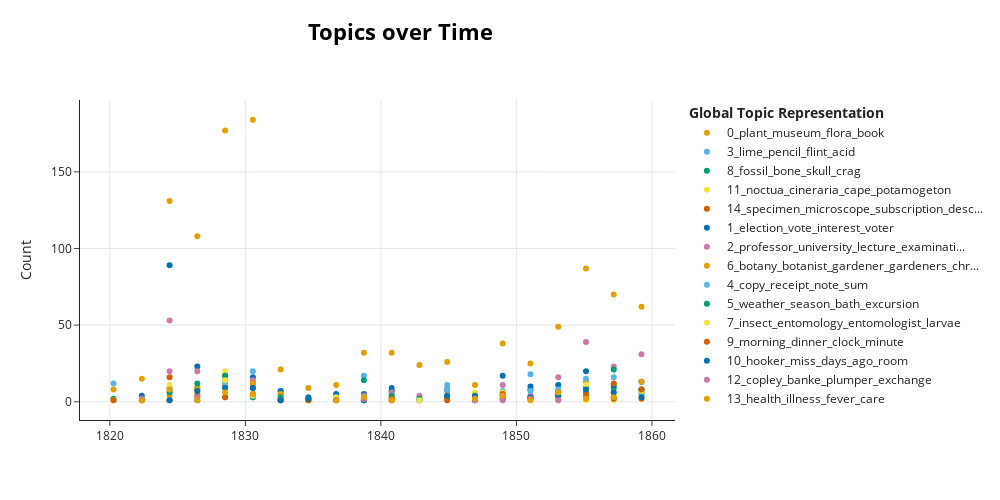

Here is the notebook cell this chart was saved with:
### Markdown cell above
Create visualisation of topics over time for letters sent to Henslow using bertopic_time function.

### Code cell
non_henslow_vis_obj = bertopic_time(non_henslow_sent_df, topic_model)
non_henslow_vis = non_henslow_vis_obj[0]
non_henslow_vis

### Figure 1 — Plotly figure (JSON) as saved in the notebook; plotly's stock layout.template omitted (floating-point values rounded to 4 significant figures)
{"data": [{"hoverinfo": "text", "hovertext": ["<b>Topic 0</b><br>Words: mot, carypohyllea, pentacrinitis, tubipore, pt", "<b>Topic 0</b><br>Words: maritima, flower, plant, brittanica, octobre", "<b>Topic 0</b><br>Words: brother, plant, bristol, jany, county", "<b>Topic 0</b><br>Words: plant, herbarium, flora, campanula, palustris", "<b>Topic 0</b><br>Words: arvensis, plant, fruit, vulgaris, palustris", "<b>Topic 0</b><br>Words: plant, book, crossed_pencil, flower, herbarium", "<b>Topic 0</b><br>Words: flora, roy, fitz, capt, agent", "<b>Topic 0</b><br>Words: cavendish, square, dion, havell, margaret", "<b>Topic 0</b><br>Words: alpinus, favor, honorarium, skiopus, melasoma", "<b>Topic 0</b><br>Words: seed, plant, presume, dust, grandiflora", "<b>Topic 0</b><br>Words: torrey, british_association, flora, princeton, dublin", "<b>Topic 0</b><br>Words: salt, field, appearance, publication, ripewode", "<b>Topic 0</b><br>Words: cowslip, coleman, polyanthu, williams, brit", "<b>Topic 0</b><br>Words: campbell, conifer, guildford, scott, bernard", "<b>Topic 0</b><br>Words: hampton, butter, ipswich, middlesex, museum", "<b>Topic 0</b><br>Words: moseley, henry, museum, ipswich, dine", "<b>Topic 0</b><br>Words: museum, ipswich, alton, paper, hereford", "<b>Topic 0</b><br>Words: museum, betchworth, paper, town, london", "<b>Topic 0</b><br>Words: dublin, kensington, museum, book, daughter", "<b>Topic 0</b><br>Words: louisa, museum, sister, british, amy"], "marker": {"color": "#E69F00"}, "mode": "markers", "name": "0_plant_museum_flora_book", "type": "scatter", "x": ["1820-04-09T00:53:16.800000", "1822-05-12T03:36:00", "1824-05-29T07:12:00", "1826-06-16T10:48:00", "1828-07-03T14:24:00", "1830-07-21T18:00:00", "1832-08-07T21:36:00", "1834-08-26T01:12:00", "1836-09-12T04:48:00", "1838-09-30T08:24:00", "1840-10-17T12:00:00", "1842-11-04T15:36:00", "1844-11-21T19:12:00", "1846-12-09T22:48:00", "1848-12-27T02:24:00", "1851-01-14T06:00:00", "1853-01-31T09:36:00", "1855-02-18T13:12:00", "1857-03-07T16:48:00", "1859-03-25T20:24:00"], "y": [8, 15, 131, 108, 177, 184, 21, 9, 11, 32, 32, 24, 26, 11, 38, 25, 49, 87, 70, 62]}, {"hoverinfo": "text", "hovertext": ["<b>Topic 3</b><br>Words: crystal, iron, lime, alumina, acid", "<b>Topic 3</b><br>Words: pencil, lime, flint, acid, iron", "<b>Topic 3</b><br>Words: pencil, vinegar, tincture, rust, cavern", "<b>Topic 3</b><br>Words: lime, oxide, iron_alumina, chalk, essex", "<b>Topic 3</b><br>Words: prospecti, siemile, gracedieu, slake, slate", "<b>Topic 3</b><br>Words: limestone, river, precipice, swale, scar", "<b>Topic 3</b><br>Words: diluvium, clay, flint, cylinder, chalk", "<b>Topic 3</b><br>Words: pencil, ink, underl, quotation, iris", "<b>Topic 3</b><br>Words: band, sandstone, tree, shale, section", "<b>Topic 3</b><br>Words: flint, tooth, bone, ball, phosphorus", "<b>Topic 3</b><br>Words: adhere, atum, acid, carbonate, chalk", "<b>Topic 3</b><br>Words: lime, acid, silica, iron, water", "<b>Topic 3</b><br>Words: oxide, gas, mineral, chalk, depth", "<b>Topic 3</b><br>Words: iron, fire, acid, nodule, coprolite", "<b>Topic 3</b><br>Words: foot, gault, sand, rock, slaty", "<b>Topic 3</b><br>Words: flint, spot, unmade, willeg, manufactory"], "marker": {"color": "#56B4E9"}, "mode": "markers", "name": "3_lime_pencil_flint_acid", "type": "scatter", "x": ["1820-04-09T00:53:16.800000", "1822-05-12T03:36:00", "1824-05-29T07:12:00", "1826-06-16T10:48:00", "1828-07-03T14:24:00", "1830-07-21T18:00:00", "1832-08-07T21:36:00", "1838-09-30T08:24:00", "1840-10-17T12:00:00", "1844-11-21T19:12:00", "1848-12-27T02:24:00", "1851-01-14T06:00:00", "1853-01-31T09:36:00", "1855-02-18T13:12:00", "1857-03-07T16:48:00", "1859-03-25T20:24:00"], "y": [12, 1, 7, 9, 3, 3, 7, 17, 7, 11, 7, 18, 6, 9, 3, 5]}, {"hoverinfo": "text", "hovertext": ["<b>Topic 8</b><br>Words: parcell, mead, lambeth, fossils, help", "<b>Topic 8</b><br>Words: premium, singular, mineralogist, fossils, norway", "<b>Topic 8</b><br>Words: tusk, fossil, tender, curve, circumference", "<b>Topic 8</b><br>Words: boast, madrid, part, skeleton, bone", "<b>Topic 8</b><br>Words: bone, armour, profs, weiss, armadillo", "<b>Topic 8</b><br>Words: fossil, anstice, fossils, calamite, asterophyllite", "<b>Topic 8</b><br>Words: fossil, si, livraison, doute, nai", "<b>Topic 8</b><br>Words: fossil, parkinson, prove, mentioning, pr", "<b>Topic 8</b><br>Words: daguerreotypes, maguire, reptile, dover, decision", "<b>Topic 8</b><br>Words: fossil, miocene, pliocene, coraline, crag", "<b>Topic 8</b><br>Words: fossil, metropolis, inclination, pal, naming", "<b>Topic 8</b><br>Words: fossil, skull, breed, limb, skeleton", "<b>Topic 8</b><br>Words: fossil, geologist, bone, tertiary, suture", "<b>Topic 8</b><br>Words: fossil, celt, crag, step, descendant"], "marker": {"color": "#009E73"}, "mode": "markers", "name": "8_fossil_bone_skull_crag", "type": "scatter", "x": ["1820-04-09T00:53:16.800000", "1826-06-16T10:48:00", "1830-07-21T18:00:00", "1832-08-07T21:36:00", "1834-08-26T01:12:00", "1838-09-30T08:24:00", "1840-10-17T12:00:00", "1844-11-21T19:12:00", "1848-12-27T02:24:00", "1851-01-14T06:00:00", "1853-01-31T09:36:00", "1855-02-18T13:12:00", "1857-03-07T16:48:00", "1859-03-25T20:24:00"], "y": [2, 1, 3, 1, 1, 14, 7, 4, 2, 8, 7, 9, 9, 8]}, {"hoverinfo": "text", "hovertext": ["<b>Topic 11</b><br>Words: stria, thready, productus, one, noctua", "<b>Topic 11</b><br>Words: schoenu, pandora, pola, arenarias, bingleii", "<b>Topic 11</b><br>Words: boarula, verde, coton, animaux, sano", "<b>Topic 11</b><br>Words: noctua, nigrican, ulmata, laniea, loki", "<b>Topic 11</b><br>Words: wensly, fls, mixta, myrtus, sterculia", "<b>Topic 11</b><br>Words: commander, dalhousie, chief, india, noctua", "<b>Topic 11</b><br>Words: stigmaria, noctua, cineraria, cape, potamogeton", "<b>Topic 11</b><br>Words: neuropteris, dubia, noctua, cineraria, cape", "<b>Topic 11</b><br>Words: truncata, periculo, meo, noctua, cineraria", "<b>Topic 11</b><br>Words: carniv, cat, noctua, cineraria, potamogeton", "<b>Topic 11</b><br>Words: pavia, catalpa, parviflora, abundant, christ", "<b>Topic 11</b><br>Words: psammobia, rudis, nucula, eupithecia, lucia"], "marker": {"color": "#F0E442"}, "mode": "markers", "name": "11_noctua_cineraria_cape_potamogeton", "type": "scatter", "x": ["1820-04-09T00:53:16.800000", "1824-05-29T07:12:00", "1826-06-16T10:48:00", "1828-07-03T14:24:00", "1830-07-21T18:00:00", "1832-08-07T21:36:00", "1838-09-30T08:24:00", "1840-10-17T12:00:00", "1848-12-27T02:24:00", "1855-02-18T13:12:00", "1857-03-07T16:48:00", "1859-03-25T20:24:00"], "y": [1, 9, 10, 20, 11, 1, 1, 2, 2, 1, 1, 4]}, {"hoverinfo": "text", "hovertext": ["<b>Topic 14</b><br>Words: insert, goodness, specimen, manner, result", "<b>Topic 14</b><br>Words: one, specimen, microscope, subscription, description", "<b>Topic 14</b><br>Words: side, specimen, microscope, subscription, description", "<b>Topic 14</b><br>Words: specimen, subscription, cape, remit, mineralogist", "<b>Topic 14</b><br>Words: specimen, ejection, wet, autograph, palust", "<b>Topic 14</b><br>Words: specimen, hort, decay, uninteresting, chile", "<b>Topic 14</b><br>Words: specimen, retracing, ensure, value, consulting", "<b>Topic 14</b><br>Words: microscope, opake, strand, sic, inform", "<b>Topic 14</b><br>Words: attemp, snake, alligator, specimen, procure", "<b>Topic 14</b><br>Words: specimen, break, sacrifice, determination, permission", "<b>Topic 14</b><br>Words: method, specimen, illustration, hitherto, description", "<b>Topic 14</b><br>Words: specimen, keep, swallow, nest, choice", "<b>Topic 14</b><br>Words: specimen, ashburton, schoolmaster, dioscorea, batata", "<b>Topic 14</b><br>Words: specimen, judge, supply, desire, information", "<b>Topic 14</b><br>Words: specimen, collecting, charlesworth, edw, estimate"], "marker": {"color": "#D55E00"}, "mode": "markers", "name": "14_specimen_microscope_subscription_desc...", "type": "scatter", "x": ["1820-04-09T00:53:16.800000", "1822-05-12T03:36:00", "1824-05-29T07:12:00", "1826-06-16T10:48:00", "1828-07-03T14:24:00", "1830-07-21T18:00:00", "1832-08-07T21:36:00", "1838-09-30T08:24:00", "1840-10-17T12:00:00", "1844-11-21T19:12:00", "1851-01-14T06:00:00", "1853-01-31T09:36:00", "1855-02-18T13:12:00", "1857-03-07T16:48:00", "1859-03-25T20:24:00"], "y": [1, 1, 1, 8, 10, 12, 5, 2, 1, 1, 3, 2, 4, 2, 2]}, {"hoverinfo": "text", "hovertext": ["<b>Topic 1</b><br>Words: jn, confer, certainty, curacy, title", "<b>Topic 1</b><br>Words: vote, election, promise, voter, number", "<b>Topic 1</b><br>Words: voter, interest, result, vote, expense", "<b>Topic 1</b><br>Words: attention, maderensis, inference, supply, reason", "<b>Topic 1</b><br>Words: attention, tyro, supreme, admired, convergent", "<b>Topic 1</b><br>Words: secret, stump, persuasion, nexus, cohort", "<b>Topic 1</b><br>Words: review, treatise, approbation, sentiment, jardine", "<b>Topic 1</b><br>Words: carrying, chemistry, sentiment, suggestion, mind", "<b>Topic 1</b><br>Words: reproduction, correctness, certainty, experience, article", "<b>Topic 1</b><br>Words: intermittent, entail, forget, selbourne, paragraph", "<b>Topic 1</b><br>Words: imagination, election, vote, interest, voter", "<b>Topic 1</b><br>Words: interest, fulfilment, xvii, endorser, walkover", "<b>Topic 1</b><br>Words: plan, measure, naturalist, request, year", "<b>Topic 1</b><br>Words: draft, certainty, election, suggestion, toleration", "<b>Topic 1</b><br>Words: thought, interest, draft, certainty, future", "<b>Topic 1</b><br>Words: cabinet, interest, kewian, amore, hull", "<b>Topic 1</b><br>Words: interest, plan, edit, mind, attention", "<b>Topic 1</b><br>Words: candid, revise, cheer, interest, persevere", "<b>Topic 1</b><br>Words: plan, favour, elections, reasoning, avidity"], "marker": {"color": "#0072B2"}, "mode": "markers", "name": "1_election_vote_interest_voter", "type": "scatter", "x": ["1822-05-12T03:36:00", "1824-05-29T07:12:00", "1826-06-16T10:48:00", "1828-07-03T14:24:00", "1830-07-21T18:00:00", "1832-08-07T21:36:00", "1834-08-26T01:12:00", "1836-09-12T04:48:00", "1838-09-30T08:24:00", "1840-10-17T12:00:00", "1842-11-04T15:36:00", "1844-11-21T19:12:00", "1846-12-09T22:48:00", "1848-12-27T02:24:00", "1851-01-14T06:00:00", "1853-01-31T09:36:00", "1855-02-18T13:12:00", "1857-03-07T16:48:00", "1859-03-25T20:24:00"], "y": [4, 89, 23, 14, 16, 7, 3, 5, 5, 9, 1, 8, 2, 17, 10, 11, 20, 11, 13]}, {"hoverinfo": "text", "hovertext": ["<b>Topic 2</b><br>Words: llm, martyn, bankes, professor, john", "<b>Topic 2</b><br>Words: university, professor, parliament, endeavour, professorship", "<b>Topic 2</b><br>Words: lecture, professor, course, college, bachelorship", "<b>Topic 2</b><br>Words: professor, university, gace, theyit, broussonet", "<b>Topic 2</b><br>Words: professor, sedgwick, death, tynemouth, tempt", "<b>Topic 2</b><br>Words: agardh, professorship, introduction, support, oxford", "<b>Topic 2</b><br>Words: encouraging, simeon, royston, zeal, compliment", "<b>Topic 2</b><br>Words: drudgery, prosperity, operative, organ, resource", "<b>Topic 2</b><br>Words: politic, lieu, savile, college, professor", "<b>Topic 2</b><br>Words: examiner, anatomy, institution, physiology, occuping", "<b>Topic 2</b><br>Words: loudon, professor, jager, electricity, orleans", "<b>Topic 2</b><br>Words: professor, mtter, flagelhurst, willis, warburton", "<b>Topic 2</b><br>Words: queen, commissioner, university, reform, egg", "<b>Topic 2</b><br>Words: professor, university, boy, president, secretary", "<b>Topic 2</b><br>Words: royle, result, ashamed, interview, exam", "<b>Topic 2</b><br>Words: examination, lecture, professor, school, currey", "<b>Topic 2</b><br>Words: lecture, professor, university, examination, office", "<b>Topic 2</b><br>Words: examination, certificate, professor, university, london_burlington", "<b>Topic 2</b><br>Words: examiner, university, examination, london_burlington, lecture"], "marker": {"color": "#CC79A7"}, "mode": "markers", "name": "2_professor_university_lecture_examinati...", "type": "scatter", "x": ["1822-05-12T03:36:00", "1824-05-29T07:12:00", "1826-06-16T10:48:00", "1828-07-03T14:24:00", "1830-07-21T18:00:00", "1832-08-07T21:36:00", "1834-08-26T01:12:00", "1836-09-12T04:48:00", "1838-09-30T08:24:00", "1840-10-17T12:00:00", "1842-11-04T15:36:00", "1844-11-21T19:12:00", "1846-12-09T22:48:00", "1848-12-27T02:24:00", "1851-01-14T06:00:00", "1853-01-31T09:36:00", "1855-02-18T13:12:00", "1857-03-07T16:48:00", "1859-03-25T20:24:00"], "y": [2, 20, 20, 10, 14, 2, 2, 2, 4, 6, 4, 7, 4, 11, 4, 16, 39, 23, 31]}, {"hoverinfo": "text", "hovertext": ["<b>Topic 6</b><br>Words: huntley, duke, gardener, figure, dr", "<b>Topic 6</b><br>Words: botany, botanyhowever, succeed, fail, opponent", "<b>Topic 6</b><br>Words: botany, botanist, anatomy, physiology, intersperse", "<b>Topic 6</b><br>Words: botany, botanist, reekie, prose, poetry", "<b>Topic 6</b><br>Words: botany, botanist, science, diffusion, encyclopedia", "<b>Topic 6</b><br>Words: botany, writer, botanist, rate, renner", "<b>Topic 6</b><br>Words: finsbury, promoter, diffusion, mechanic, rice", "<b>Topic 6</b><br>Words: hospital, hildyard, practice, botany, time", "<b>Topic 6</b><br>Words: rachis, development, pinnae, ferns, process", "<b>Topic 6</b><br>Words: remedy, pity, kind, botany, direction", "<b>Topic 6</b><br>Words: precaution, faith, trial, botanist, change", "<b>Topic 6</b><br>Words: botany, sykes, propose, recommendation, col", "<b>Topic 6</b><br>Words: botany, gardeners_chronicle, chronicle, gardener, botanist", "<b>Topic 6</b><br>Words: botany, enquiry, payer, botanist, child", "<b>Topic 6</b><br>Words: botany, curriculum, chemistry, ignorance, blunder"], "marker": {"color": "#E69F00"}, "mode": "markers", "name": "6_botany_botanist_gardener_gardeners_chr...", "type": "scatter", "x": ["1822-05-12T03:36:00", "1824-05-29T07:12:00", "1826-06-16T10:48:00", "1828-07-03T14:24:00", "1830-07-21T18:00:00", "1832-08-07T21:36:00", "1834-08-26T01:12:00", "1836-09-12T04:48:00", "1838-09-30T08:24:00", "1840-10-17T12:00:00", "1846-12-09T22:48:00", "1851-01-14T06:00:00", "1855-02-18T13:12:00", "1857-03-07T16:48:00", "1859-03-25T20:24:00"], "y": [1, 4, 9, 17, 12, 5, 1, 1, 1, 1, 1, 3, 13, 6, 6]}, {"hoverinfo": "text", "hovertext": ["<b>Topic 4</b><br>Words: receipt, addition, hamilton, quarterly, unit", "<b>Topic 4</b><br>Words: calculate, dividend, steudel, number, copy", "<b>Topic 4</b><br>Words: balance, mougeot, owe, price, deduct", "<b>Topic 4</b><br>Words: debt, bill, number, note, sum", "<b>Topic 4</b><br>Words: remittance, stamp, pound, receipt, subscriber", "<b>Topic 4</b><br>Words: acquit, returning, roget, debt, marsh", "<b>Topic 4</b><br>Words: copy, clark, payment, grant, distribution", "<b>Topic 4</b><br>Words: pop, noterity, compiler, copy, work", "<b>Topic 4</b><br>Words: note, loan, pound, african, ambigua", "<b>Topic 4</b><br>Words: trouble, strike, editor, sum, improvement", "<b>Topic 4</b><br>Words: sum, equation, moving, tiding, signature", "<b>Topic 4</b><br>Words: note, price, objection, handed, copy", "<b>Topic 4</b><br>Words: sum, amount, daguerrotype, note, donor", "<b>Topic 4</b><br>Words: price, copy, value, cost, amount", "<b>Topic 4</b><br>Words: copy, debt, number, cost, account", "<b>Topic 4</b><br>Words: receipt, sticker, machinery, annoyance, signature"], "marker": {"color": "#56B4E9"}, "mode": "markers", "name": "4_copy_receipt_note_sum", "type": "scatter", "x": ["1824-05-29T07:12:00", "1826-06-16T10:48:00", "1828-07-03T14:24:00", "1830-07-21T18:00:00", "1834-08-26T01:12:00", "1836-09-12T04:48:00", "1838-09-30T08:24:00", "1840-10-17T12:00:00", "1844-11-21T19:12:00", "1846-12-09T22:48:00", "1848-12-27T02:24:00", "1851-01-14T06:00:00", "1853-01-31T09:36:00", "1855-02-18T13:12:00", "1857-03-07T16:48:00", "1859-03-25T20:24:00"], "y": [9, 5, 12, 20, 2, 2, 3, 3, 8, 2, 5, 7, 8, 15, 16, 6]}, {"hoverinfo": "text", "hovertext": ["<b>Topic 5</b><br>Words: weather, wind, summer, breath, conocephali", "<b>Topic 5</b><br>Words: weather, wind, autumn, winter, spring", "<b>Topic 5</b><br>Words: season, autumn, ber, rain, excursion", "<b>Topic 5</b><br>Words: summer, expedition, weather, season, desiderata", "<b>Topic 5</b><br>Words: pump, temperature, pipe, weymouth, air", "<b>Topic 5</b><br>Words: autumn, vacation, advance, rd, district", "<b>Topic 5</b><br>Words: agency, student, distance, institution, summer", "<b>Topic 5</b><br>Words: moisture, layer, season, process, air", "<b>Topic 5</b><br>Words: candlelight, uncivil, plead, inflammation, load", "<b>Topic 5</b><br>Words: promising, season, one, weather, bath", "<b>Topic 5</b><br>Words: daguerreotype, clk, temper, catch, distemper", "<b>Topic 5</b><br>Words: fort, fortune, join, expedition, excursion", "<b>Topic 5</b><br>Words: backache, winter, metropolitana, shower, meteorite", "<b>Topic 5</b><br>Words: excursion, weather, wind, season, fund", "<b>Topic 5</b><br>Words: weather, meteorology, bath, camb_sh, climate", "<b>Topic 5</b><br>Words: bath, weather, excursionizing, summer, punctatus"], "marker": {"color": "#009E73"}, "mode": "markers", "name": "5_weather_season_bath_excursion", "type": "scatter", "x": ["1824-05-29T07:12:00", "1826-06-16T10:48:00", "1828-07-03T14:24:00", "1830-07-21T18:00:00", "1832-08-07T21:36:00", "1834-08-26T01:12:00", "1838-09-30T08:24:00", "1840-10-17T12:00:00", "1842-11-04T15:36:00", "1846-12-09T22:48:00", "1848-12-27T02:24:00", "1851-01-14T06:00:00", "1853-01-31T09:36:00", "1855-02-18T13:12:00", "1857-03-07T16:48:00", "1859-03-25T20:24:00"], "y": [6, 12, 17, 9, 3, 2, 1, 4, 2, 1, 4, 2, 4, 10, 21, 8]}, {"hoverinfo": "text", "hovertext": ["<b>Topic 7</b><br>Words: insect, larvae, scotland, bombyx, geom", "<b>Topic 7</b><br>Words: insect, mollusca, obligation, shrike, insectivori", "<b>Topic 7</b><br>Words: insect, entomology, yorkshire, larva, length", "<b>Topic 7</b><br>Words: insect, shrubby, valdivia, mat, shark", "<b>Topic 7</b><br>Words: anatomie, mollusque, obtain, suggestion, insect", "<b>Topic 7</b><br>Words: quadruped, quarter, insect, entomology, entomologist", "<b>Topic 7</b><br>Words: insect, entomology, collector, scotch, gentleman", "<b>Topic 7</b><br>Words: hawthorne, entomology, permit, accompany, wood", "<b>Topic 7</b><br>Words: wasp, turpentine, newspaper, spirit, insect", "<b>Topic 7</b><br>Words: insect, aphid, bean, egg, beam", "<b>Topic 7</b><br>Words: insect, diptera, entomologist, dog, fauna", "<b>Topic 7</b><br>Words: insect, wandering, christmas, accident, continent", "<b>Topic 7</b><br>Words: sessile, annelide, diptera, philo, crustacea", "<b>Topic 7</b><br>Words: insect, crustacea, westwood, entomologist, insecta", "<b>Topic 7</b><br>Words: insect, entomology, cromwell, privy, feeding", "<b>Topic 7</b><br>Words: insect, nepticula, entomologist, larva, entomology"], "marker": {"color": "#F0E442"}, "mode": "markers", "name": "7_insect_entomology_entomologist_larvae", "type": "scatter", "x": ["1824-05-29T07:12:00", "1826-06-16T10:48:00", "1828-07-03T14:24:00", "1830-07-21T18:00:00", "1832-08-07T21:36:00", "1834-08-26T01:12:00", "1836-09-12T04:48:00", "1838-09-30T08:24:00", "1842-11-04T15:36:00", "1846-12-09T22:48:00", "1848-12-27T02:24:00", "1851-01-14T06:00:00", "1853-01-31T09:36:00", "1855-02-18T13:12:00", "1857-03-07T16:48:00", "1859-03-25T20:24:00"], "y": [11, 6, 14, 4, 1, 1, 3, 1, 1, 6, 6, 2, 2, 11, 4, 7]}, {"hoverinfo": "text", "hovertext": ["<b>Topic 9</b><br>Words: morning, evening, night, minute, tonight", "<b>Topic 9</b><br>Words: instant, morning, afternoon, oct, wood", "<b>Topic 9</b><br>Words: chee, tor, morning, clock, harvest", "<b>Topic 9</b><br>Words: clock, dinner, dike, pla, babbage", "<b>Topic 9</b><br>Words: sleep, ay, oxfordand, method, morning", "<b>Topic 9</b><br>Words: quarter, morning, dinner, clock, minute", "<b>Topic 9</b><br>Words: morning, oclock, dinner, bottisham, company", "<b>Topic 9</b><br>Words: northd, wight, gout, attack, pamphlet", "<b>Topic 9</b><br>Words: rodwell, notification, uncertainty, barham, dinner", "<b>Topic 9</b><br>Words: picture, dinner, opiate, dream, gout", "<b>Topic 9</b><br>Words: ireland, quarter, morning, information, dinner", "<b>Topic 9</b><br>Words: minute, feast, bell, afternoon, morning", "<b>Topic 9</b><br>Words: daylight, breakfast, reserve, morning, ampney", "<b>Topic 9</b><br>Words: clock, dinner, morning, bell, doctor", "<b>Topic 9</b><br>Words: minute, afternoon, morning, evening, dinner"], "marker": {"color": "#D55E00"}, "mode": "markers", "name": "9_morning_dinner_clock_minute", "type": "scatter", "x": ["1824-05-29T07:12:00", "1826-06-16T10:48:00", "1828-07-03T14:24:00", "1830-07-21T18:00:00", "1832-08-07T21:36:00", "1834-08-26T01:12:00", "1840-10-17T12:00:00", "1844-11-21T19:12:00", "1846-12-09T22:48:00", "1848-12-27T02:24:00", "1851-01-14T06:00:00", "1853-01-31T09:36:00", "1855-02-18T13:12:00", "1857-03-07T16:48:00", "1859-03-25T20:24:00"], "y": [16, 4, 3, 5, 1, 1, 2, 2, 2, 5, 2, 6, 6, 12, 8]}, {"hoverinfo": "text", "hovertext": ["<b>Topic 10</b><br>Words: hooker, miss, days_ago, room, dr", "<b>Topic 10</b><br>Words: hooker, aberdeenshire, filicum, icone, suscriber", "<b>Topic 10</b><br>Words: hooker, magnum, naturelle, twopenny, haldane", "<b>Topic 10</b><br>Words: hooker, juice, fork, oen, nitidus", "<b>Topic 10</b><br>Words: intercourse, hooker, miss, days_ago, room", "<b>Topic 10</b><br>Words: hooker, companion, left, zool, learn", "<b>Topic 10</b><br>Words: miscellany, hooker, miss, days_ago, room", "<b>Topic 10</b><br>Words: route, hooker, publisher, travel, title", "<b>Topic 10</b><br>Words: hooker, miss, retreat, yarmouth, return", "<b>Topic 10</b><br>Words: hooker, joseph, room, gateway, laboratory", "<b>Topic 10</b><br>Words: hooker, cassel, julian, episode, news", "<b>Topic 10</b><br>Words: hooker, affte, rascallitie, fool, breast", "<b>Topic 10</b><br>Words: hooker, days_ago, griffin, ten, dawes", "<b>Topic 10</b><br>Words: hooker, germany, leonard_horner, hasjsh, hack", "<b>Topic 10</b><br>Words: hooker, kindest_regard, reputation, seymour, faithf", "<b>Topic 10</b><br>Words: hooker, migrate, liking, sprung, guest"], "marker": {"color": "#0072B2"}, "mode": "markers", "name": "10_hooker_miss_days_ago_room", "type": "scatter", "x": ["1824-05-29T07:12:00", "1826-06-16T10:48:00", "1828-07-03T14:24:00", "1830-07-21T18:00:00", "1832-08-07T21:36:00", "1834-08-26T01:12:00", "1836-09-12T04:48:00", "1838-09-30T08:24:00", "1844-11-21T19:12:00", "1846-12-09T22:48:00", "1848-12-27T02:24:00", "1851-01-14T06:00:00", "1853-01-31T09:36:00", "1855-02-18T13:12:00", "1857-03-07T16:48:00", "1859-03-25T20:24:00"], "y": [1, 7, 9, 9, 1, 2, 1, 1, 4, 4, 2, 3, 4, 8, 6, 3]}, {"hoverinfo": "text", "hovertext": ["<b>Topic 12</b><br>Words: copley, banke, plumper, exchange, candidate", "<b>Topic 12</b><br>Words: copley, juin, godson, banke, plumper", "<b>Topic 12</b><br>Words: inflation, currency, trading, mite, banking", "<b>Topic 12</b><br>Words: bede, peters, othonacester, notitia, bradwell", "<b>Topic 12</b><br>Words: expression, bowerbank, bishop, copley, banke", "<b>Topic 12</b><br>Words: bowerbank, copley, banke, plumper, exchange", "<b>Topic 12</b><br>Words: bowerbank, note, copley, banke, plumper"], "marker": {"color": "#CC79A7"}, "mode": "markers", "name": "12_copley_banke_plumper_exchange", "type": "scatter", "x": ["1824-05-29T07:12:00", "1826-06-16T10:48:00", "1838-09-30T08:24:00", "1846-12-09T22:48:00", "1848-12-27T02:24:00", "1851-01-14T06:00:00", "1853-01-31T09:36:00"], "y": [53, 3, 2, 1, 1, 2, 1]}, {"hoverinfo": "text", "hovertext": ["<b>Topic 13</b><br>Words: health, illness, complaint, care, dpalmerston", "<b>Topic 13</b><br>Words: sundry, leach, italy, middle, dine", "<b>Topic 13</b><br>Words: fever, illness, health, dominica, duel", "<b>Topic 13</b><br>Words: health, illness, lesion, digit, lung", "<b>Topic 13</b><br>Words: webster, health, difficulty, illness, fever", "<b>Topic 13</b><br>Words: health, worry, asthma, bahama, shoe", "<b>Topic 13</b><br>Words: engender, humidity, miasma, endemic, latitude", "<b>Topic 13</b><br>Words: measle, malady, prisoner, improved_health, hither", "<b>Topic 13</b><br>Words: health, closehouse, furrow, deprive, shin", "<b>Topic 13</b><br>Words: broom, lichfield, sulivan, health, henry", "<b>Topic 13</b><br>Words: health, physician, salmonide, spasm, idle", "<b>Topic 13</b><br>Words: harz, equanimity, fulfilling, suffering, medical", "<b>Topic 13</b><br>Words: arrant, sudorific, health, illness, headache", "<b>Topic 13</b><br>Words: illness, health, jane, week, winter"], "marker": {"color": "#E69F00"}, "mode": "markers", "name": "13_health_illness_fever_care", "type": "scatter", "x": ["1824-05-29T07:12:00", "1826-06-16T10:48:00", "1828-07-03T14:24:00", "1830-07-21T18:00:00", "1836-09-12T04:48:00", "1838-09-30T08:24:00", "1840-10-17T12:00:00", "1846-12-09T22:48:00", "1848-12-27T02:24:00", "1851-01-14T06:00:00", "1853-01-31T09:36:00", "1855-02-18T13:12:00", "1857-03-07T16:48:00", "1859-03-25T20:24:00"], "y": [8, 1, 6, 5, 1, 3, 1, 2, 4, 1, 6, 2, 3, 13]}], "layout": {"height": 500, "hoverlabel": {"bgcolor": "white", "font": {"family": "Rockwell", "size": 16}}, "legend": {"title": {"text": "<b>Global Topic Representation"}}, "title": {"font": {"color": "Black", "size": 22}, "text": "<b>Topics over Time", "x": 0.4, "xanchor": "center", "y": 0.95, "yanchor": "top"}, "width": 1000, "xaxis": {"showgrid": true}, "yaxis": {"showgrid": true, "title": {"text": "Count"}}}}
